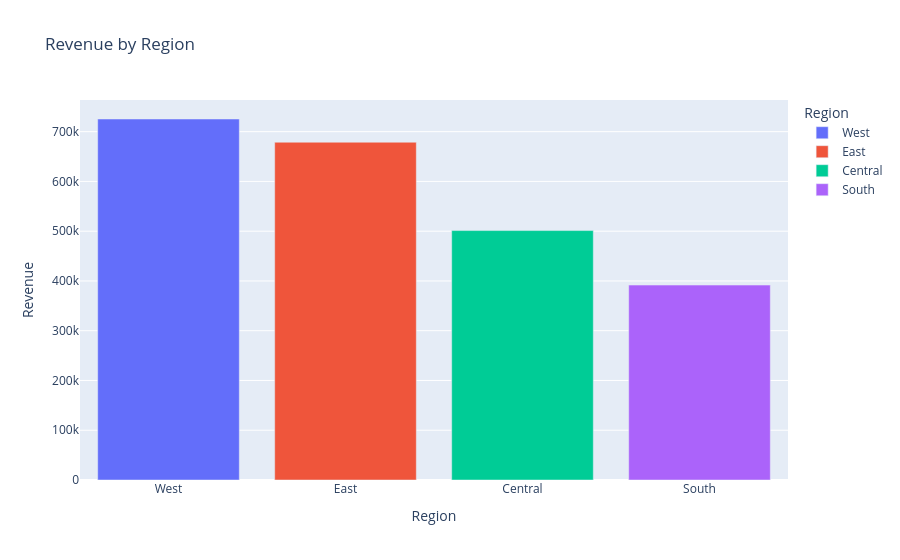

Write notebook code for a chart like this one.
### Markdown cell above
## Top Regions by Revenue

This analysis compares revenue across different regions to highlight the strongest-performing markets.

### Code cell
top_regions = (
    df.groupby("Region")["Revenue"]
      .sum()
      .reset_index()
      .sort_values("Revenue", ascending=False)
)

fig = px.bar(
    top_regions,
    x="Region",
    y="Revenue",
    color="Region",
    title="Revenue by Region"
)

fig.show()

### Figure 1 — Plotly figure (JSON) as saved in the notebook; plotly's stock layout.template omitted (floating-point values rounded to 4 significant figures)
{"data": [{"hovertemplate": "Region=%{x}<br>Revenue=%{y}<extra></extra>", "legendgroup": "West", "marker": {"color": "#636efa", "pattern": {"shape": ""}}, "name": "West", "orientation": "v", "showlegend": true, "textposition": "auto", "type": "bar", "x": ["West"], "xaxis": "x", "y": [725500.0], "yaxis": "y"}, {"hovertemplate": "Region=%{x}<br>Revenue=%{y}<extra></extra>", "legendgroup": "East", "marker": {"color": "#EF553B", "pattern": {"shape": ""}}, "name": "East", "orientation": "v", "showlegend": true, "textposition": "auto", "type": "bar", "x": ["East"], "xaxis": "x", "y": [678800.0], "yaxis": "y"}, {"hovertemplate": "Region=%{x}<br>Revenue=%{y}<extra></extra>", "legendgroup": "Central", "marker": {"color": "#00cc96", "pattern": {"shape": ""}}, "name": "Central", "orientation": "v", "showlegend": true, "textposition": "auto", "type": "bar", "x": ["Central"], "xaxis": "x", "y": [501200.0], "yaxis": "y"}, {"hovertemplate": "Region=%{x}<br>Revenue=%{y}<extra></extra>", "legendgroup": "South", "marker": {"color": "#ab63fa", "pattern": {"shape": ""}}, "name": "South", "orientation": "v", "showlegend": true, "textposition": "auto", "type": "bar", "x": ["South"], "xaxis": "x", "y": [391700.0], "yaxis": "y"}], "layout": {"barmode": "relative", "legend": {"title": {"text": "Region"}, "tracegroupgap": 0}, "title": {"text": "Revenue by Region"}, "xaxis": {"anchor": "y", "categoryarray": ["West", "East", "Central", "South"], "categoryorder": "array", "domain": [0, 1], "title": {"text": "Region"}}, "yaxis": {"anchor": "x", "domain": [0, 1], "title": {"text": "Revenue"}}}}
